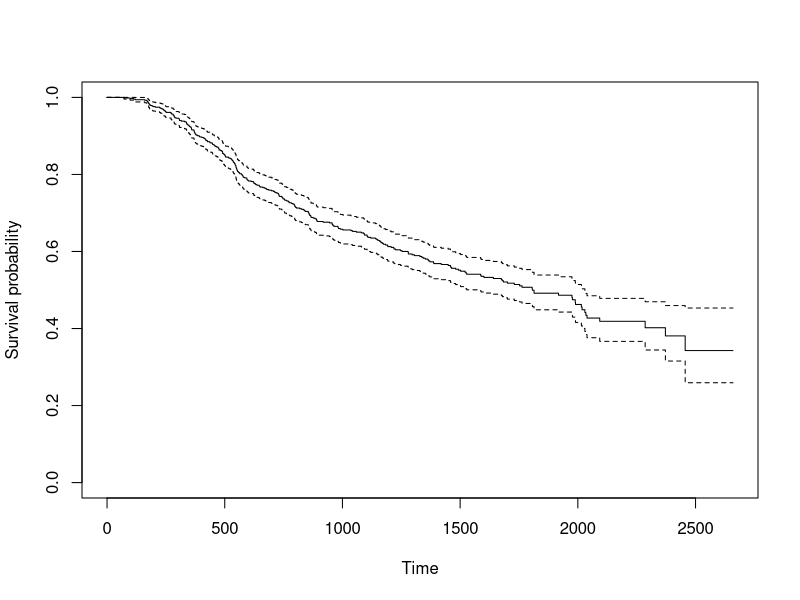

Write R code to recreate this figure. (Note: this script raises an error after producing the figure.)
## ---- chunk 1
library("knitr")
options(width=100)
opts_chunk$set(message = FALSE, error = TRUE, warning = FALSE, comment="")
## ---- chunk 2
library(survival)
datos <- read.table("../data/sauerbre.txt", header=TRUE)
head(datos)
## ---- chunk 3
Surv(datos$time, datos$event)[1:40]
## ---- chunk 4
ans <- survfit(Surv(time, event)~1, datos)
ans
## ---- chunk 5
library(tidyverse)
km <- tibble(
  time = ans$time,
  n.risk = ans$n.risk,
  n.event = ans$n.event,
  n.censor = ans$n.censor,
  surv = ans$surv,
  upper = ans$upper,
  lower = ans$lower
)
km
## ---- chunk 6
plot(ans, xlab="Time", ylab="Survival probability")
## ---- chunk 7
library(survminer)
ggsurvplot(
  ans,
  pval = TRUE,
  conf.int = TRUE,
  risk.table = TRUE,
  surv.median.line = "hv", # median horizontal and vertical ref lines
  ggtheme = theme_bw(),
  palette = c("#E7B800", "#2E9FDF"),
  title = "Kaplan-Meier Survival Function Estimate"
)
## ---- chunk 8
ans.ther <- survfit(Surv(time, event)~as.factor(therapy), datos)
ans.ther
## ---- chunk 9
plot(ans.ther)
## ---- chunk 10
plot(ans.ther, xlab="Time", ylab="Survival probability", 
               col=c("red", "blue"))
legend("bottomleft", c("No treatment", "Treatment"),
               col=c("red", "blue"), lty=c(1,1))
## ---- chunk 11
ans.logrank<-survdiff(Surv(time, event)~as.factor(therapy), datos,
                              rho=0) 
ans.logrank
## ---- chunk 12
ans.wilcox<-survdiff(Surv(time, event)~as.factor(therapy), datos,
                              rho=1) 
ans.wilcox
## ---- chunk 13
ans.km <- survfit(Surv(time, event) ~ therapy, datos) 

ggsurvplot(
  ans.km,
  linetype = "strata", # Change line type by groups
  pval = TRUE,
  conf.int = TRUE,
  risk.table = TRUE,
  surv.median.line = "hv", # median horizontal and vertical ref lines
  ggtheme = theme_bw(),
  palette = c("#E7B800", "#2E9FDF"),
  title = "Kaplan-Meier Survival Function Estimate"
)
## ---- chunk 14
ans.strat<-survdiff(Surv(time, event)~as.factor(therapy)
                      +strata(meno.status), datos)
ans.strat

ans.logrank
## ---- chunk 15
ans.grade<-survfit(Surv(time, event)~as.factor(tumor.grade), datos)
plot(ans.grade, xlab="Time", ylab="Survival probability", col=1:3)
legend("bottomleft", c("grado 1", "grado 2", "grado 3"), 
                     col=1:3, lty=1)
## ---- chunk 16
survdiff(Surv(time, event)~as.factor(tumor.grade), datos)
## ---- chunk 17
sessionInfo()
